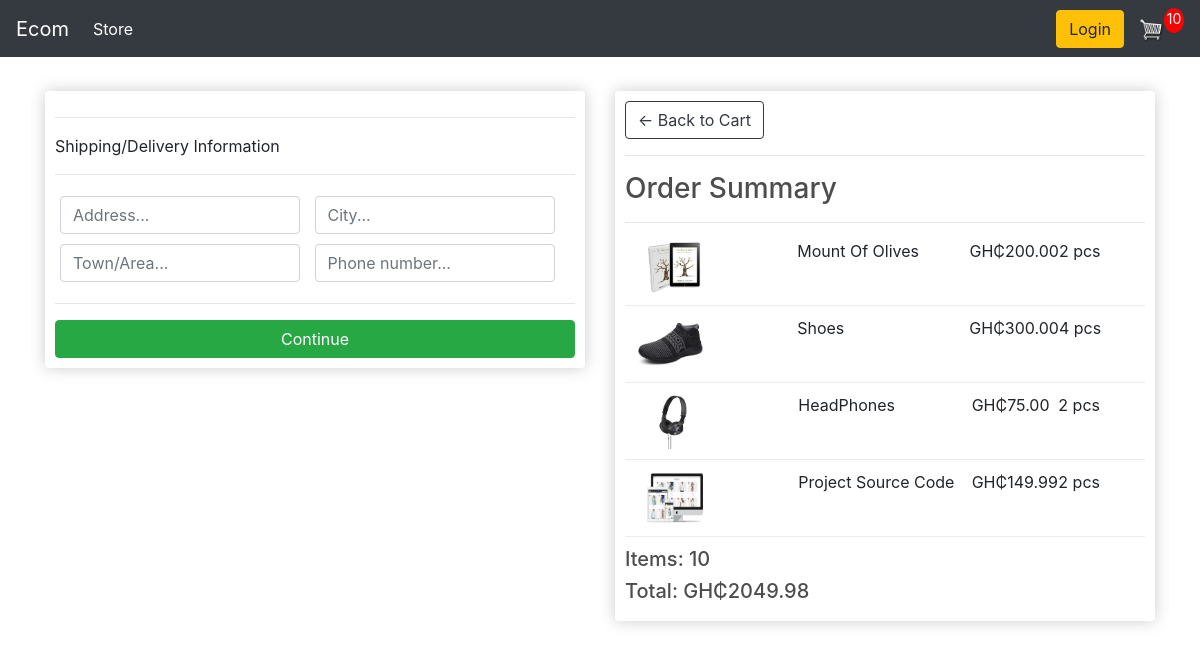
/checkout/ (signed in), run on an earlier commit of the app's database.
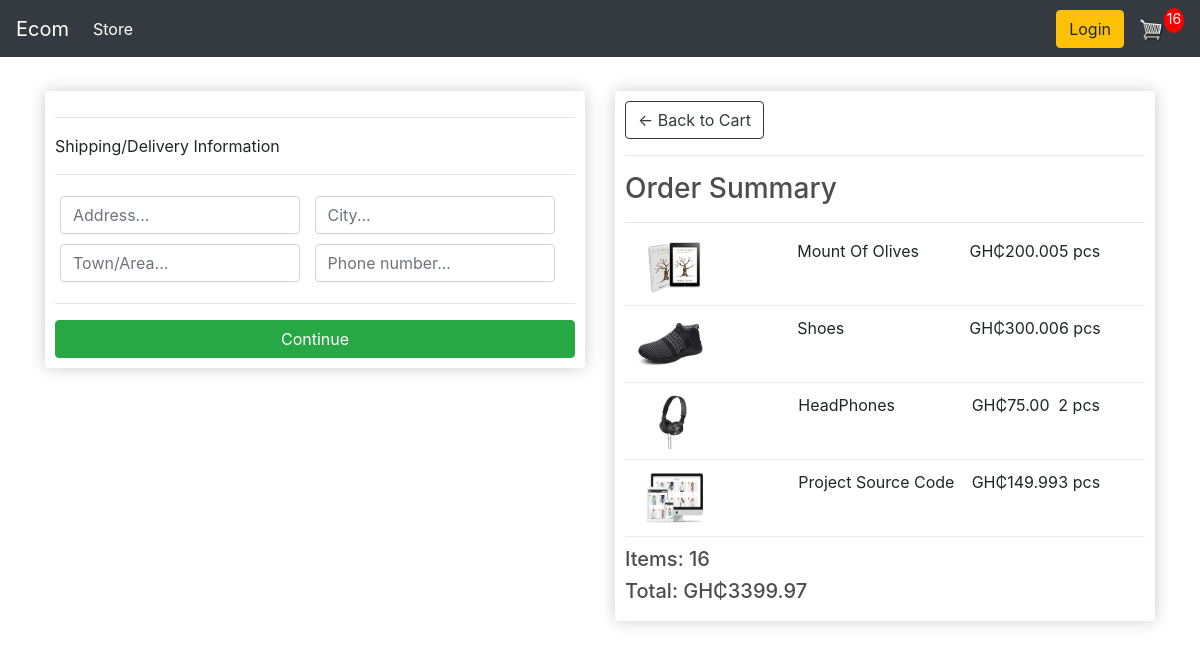
And on a later commit of the database.
### store/models.py (models this page shows, shortened)
class Order(models.Model):
    customer = models.ForeignKey(Customer, on_delete=models.SET_NULL, null=True, blank=True)
    date_ordered = models.DateTimeField(auto_now_add=True)
    complete = models.BooleanField(default=False, null=True, blank=False)
    transaction_id = models.CharField(max_length=200, null=True)
    @property
    def shipping(self):
        shipping = False
        orderitems = self.orderitem_set.all()
        for i in orderitems:
            if i.product.digital == False:
                shipping = True
        return shipping
    @property
    def get_cart_total(self):
        orderitems = self.orderitem_set.all()
        total = sum([item.get_total for item in orderitems])
        return total
    def get_cart_items(self):
        orderitems = self.orderitem_set.all()
        total = sum([item.quantity for item in orderitems])
        return total

class OrderItem(models.Model):
    product = models.ForeignKey(Product, on_delete=models.SET_NULL, null=True, blank=True)
    order = models.ForeignKey(Order, on_delete=models.SET_NULL, null=True, blank=True)
    quantity = models.IntegerField(null=True, blank=True, default=0)
    date_added = models.DateTimeField(auto_now_add=True)
    @property
    def get_total(self):
        total = self.product.price * self.quantity
        return total

class Product(models.Model):
    name = models.CharField(max_length=200, null=True)
    price = models.DecimalField(max_digits=7, decimal_places=2)
    digital = models.BooleanField(default=False, null=True, blank=True)
    image = models.ImageField(null=True, blank=True)
    @property
    def imageURL(self):
        try:
            url = self.image.url
        except:
            url = ''
        return url

### store/views.py (the view)
# urls.py: path('checkout/', views.checkout, name='checkout'),
def checkout(request):
    if request.user.is_authenticated:
        customer = request.user.customer
        order, created = Order.objects.get_or_create(customer=customer, complete=False)
        items = order.orderitem_set.all()
        cartItems = order.get_cart_items
    else:
        items = []
        order = {'get_cart_total': 0, 'get_cart_items': 0, 'shipping': False}
        cartItems = order['get_cart_items']
    context = {'items': items, 'order': order, 'cartItems': cartItems}
    return render(request, 'store/checkout.html', context)

### store/templates/store/checkout.html (shortened to what this page needs)
{% extends 'store/main.html' %}
{% load static %}
{% block content %}
    <div class="row">
        <div class="col-lg-6">
            <div class="box-element" id="form-wrapper">
                <form id="form">
                    <div id="shipping-info">
                        <hr>
                            <p>Shipping/Delivery Information</p>
                        <hr>
                        <div class="form-field">
                            <input type="text" class="form-control" name="address" placeholder="Address...">
                        </div>
                        <div class="form-field">
                            <input type="text" class="form-control" name="city" placeholder="City...">
                        </div>
                        <div class="form-field">
                            <input type="text" class="form-control" name="town" placeholder="Town/Area...">
                        </div>
                        <div class="form-field">
                            <input type="text" class="form-control" name="number" placeholder="Phone number...">
                        </div>
                    </div>
                    <hr>
                    <input type="submit" id="form-button" class="btn btn-success btn-block" value="Continue">
                </form>
            </div>
            <br>
        </div>
        <div class="col-lg-6">
            <div class="box-element">
                <a href="{% url 'cart' %}" class="btn btn-outline-dark">&#x2190; Back to Cart</a>
                <hr>
                <h3>Order Summary</h3>
                <hr>
                {% for item in items %}
                <div class="cart-row">
                        <div style="flex: 2;"><img class="row-image" src="{{item.product.imageURL}}" alt="" class="row-image"></div>
                        <div style="flex: 2;"><p>{{item.product.name}}</p></div>
                        <div style="flex: 1;"><p>GH₵{{item.product.price|floatformat:2}}</p></div>
                        <div style="flex: 1;"><p>{{item.quantity}} pcs</p></div>
                </div>
                {% endfor %}
                <h5>Items: {{ order.get_cart_items }}</h5>
                <h5>Total: GH₵{{ order.get_cart_total|floatformat:2 }}</h5>
            </div>
        </div>
    </div>
{% endblock content %}

### store/templates/store/main.html (shortened to what this page needs)
<!DOCTYPE html>
{% load static  %}
<html lang="en">
<head>
    <link rel="stylesheet" type="text/css" href="{% static 'css/main.css' %}">
    <link rel="stylesheet" href="https://stackpath.bootstrapcdn.com/bootstrap/4.4.1/css/bootstrap.min.css">
</head>
<body>
    <nav class="navbar navbar-expand-lg navbar-dark bg-dark">
        <a class="navbar-brand" href="{% url 'store' %}">Ecom</a>
        <div class="collapse navbar-collapse" id="navbarSupportedContent">
          <ul class="navbar-nav mr-auto">
            <li class="nav-item active">
              <a class="nav-link" href="{% url 'store' %}">Store <span class="sr-only">(current)</span></a>
            </li>
          </ul>
          <div class="form-inline my-2 my-lg-0">
               <a href="#"class="btn btn-warning">Login</a>
               <a href="{% url 'cart' %}">
                  <img  id="cart-icon" src="{% static 'images/cart.png' %}">
              </a>
              <p id="cart-total">{{cartItems}}</p>
          </div>
        </div>
      </nav>
    <div class="container">
        <br>
        {% block content %}
        {% endblock content %}
    </div>
</body>
</html>

What changed in the data, as far as the page shows it:
changed through a linked row, Order: id.quantity "10" → "16"; get_cart_items "10" → "16"; get_cart_total "2049.98" → "3399.97"
changed OrderItem "Mount Of Olives": quantity "2" → "5"
changed OrderItem "Shoes": quantity "4" → "6"
changed OrderItem "Project Source Code": quantity "2" → "3"
